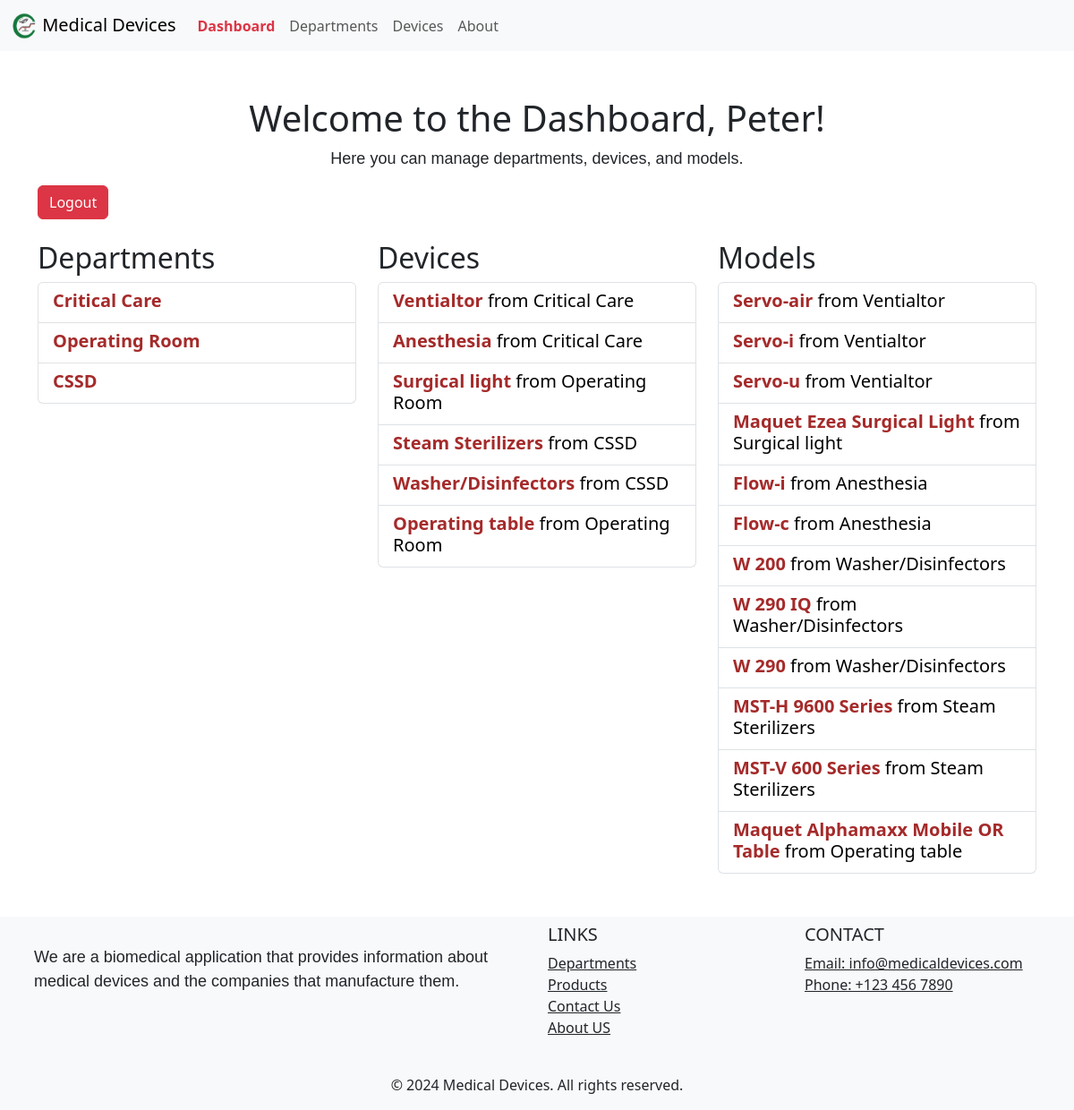
The page /dashboard (signed in) on the database its author committed.
### app.py (models this page shows, shortened)
class User(db.Model, UserMixin):
	id = db.Column(db.Integer, primary_key=True)
	user_name = db.Column(db.String(120), nullable=False, unique=True)
	password = db.Column(db.String(120), nullable=False)

class Department(db.Model):
	id = db.Column(db.Integer, primary_key=True)
	department_name = db.Column(db.String(100), nullable=False)
	description = db.Column(db.Text, nullable=False)  # New field for department description
	devices = db.relationship('Device', backref='department', lazy=True)

class Device(db.Model):
	id = db.Column(db.Integer, primary_key=True)
	device_name = db.Column(db.String(100), nullable=False)
	description = db.Column(db.Text, nullable=False)  # New field for device description
	department_id = db.Column(db.Integer, db.ForeignKey('department.id'))
	models = db.relationship('Model', backref='device', lazy=True)

class Model(db.Model):
	id = db.Column(db.Integer, primary_key=True)
	model_name = db.Column(db.String(100), nullable=False)
	description = db.Column(db.Text, nullable=False)  # New field for model description
	image_filename = db.Column(db.String(100), nullable=False, default='logo2.png')
	device_id = db.Column(db.Integer, db.ForeignKey('device.id'))

### app.py (the view)
@app.route('/dashboard')
@login_required
def dashboard():
    departments = Department.query.all()  # Fetch all departments
    devices = Device.query.all()          # Fetch all devices
    models = Model.query.all()            # Fetch all models
    return render_template('dashboard.html', departments=departments, devices=devices, models=models)

### app.py (called while the page is built)
@login_manager.user_loader
def load_user(user_id):
	return User.query.get(int(user_id))

### Templates/dashboard.html
{% extends 'layout.html' %}
{% block content %}
<div class="container mt-5">
	<h1 class="text-center">Welcome to the Dashboard, {{ current_user.user_name }}!</h1>
	<p class="text-center">Here you can manage departments, devices, and models.</p>
	<div class="text-right mb-3">
		<a href="{{ url_for('logout') }}" class="btn btn-danger">Logout</a>
	</div>
	<div class="row mt-4">
		<div class="col-md-4">
			<h2>Departments</h2>
			<ul class="list-group">
				{% for department in departments %}
				<li class="list-group-item">
					<a href="{{ url_for('show_department', id = department.id) }}" style="text-decoration: none;">
						<h5 class="mb-1"><strong style="color: brown;">{{ department.department_name }}</strong></h5>
					</a>
				</li>
				{% endfor %}
			</ul>
		</div>
		<div class="col-md-4">
			<h2>Devices</h2>
			<ul class="list-group">
				{% for device in devices %}
				<li class="list-group-item">
					<a href="{{ url_for('show_device', id = device.id) }}" style="text-decoration: none; color: black;">
						<h5 class="mb-1"><strong style="color: brown;">{{ device.device_name }} </strong> from
							{{device.department.department_name}}</h5>
					</a>
				</li>
				{% endfor %}
			</ul>
		</div>
		<div class="col-md-4">
			<h2>Models</h2>
			<ul class="list-group">
				{% for model in models %}
				<li class="list-group-item">
					<a href="{{ url_for('show_model', id = model.id) }}" style="text-decoration: none; color: black;">
						<h5 class="mb-1"><strong style="color: brown;">{{ model.model_name }}</strong> from {{
							model.device.device_name }}</h5>
					</a>
				</li>
				{% endfor %}
			</ul>
		</div>
	</div>
</div>
{% endblock %}

### static/css/styles.css (style rules this page uses)
p { font-size: 18px; font-family: 'Arial', sans-serif; }

### rows shown on the page
User: user_name "Peter"
Department: department_name "Critical Care"
Department: department_name "Operating Room"
Department: department_name "CSSD"
Device: device_name "Ventialtor", department.department_name "Critical Care"
Device: device_name "Anesthesia", department.department_name "Critical Care"
Device: device_name "Surgical light", department.department_name "Operating Room"
Device: device_name "Steam Sterilizers", department.department_name "CSSD"
Device: device_name "Washer/Disinfectors", department.department_name "CSSD"
Device: device_name "Operating table", department.department_name "Operating Room"
Model: model_name "Servo-air", device.device_name "Ventialtor"
Model: model_name "Servo-i", device.device_name "Ventialtor"
Model: model_name "Servo-u", device.device_name "Ventialtor"
Model: model_name "Maquet Ezea Surgical Light", device.device_name "Surgical light"
Model: model_name "Flow-i", device.device_name "Anesthesia"
Model: model_name "Flow-c", device.device_name "Anesthesia"
Model: model_name "W 200", device.device_name "Washer/Disinfectors"
Model: model_name "W 290 IQ", device.device_name "Washer/Disinfectors"
Model: model_name "W 290", device.device_name "Washer/Disinfectors"
Model: model_name "MST-H 9600 Series", device.device_name "Steam Sterilizers"
Model: model_name "MST-V 600 Series", device.device_name "Steam Sterilizers"
Model: model_name "Maquet Alphamaxx Mobile OR Table", device.device_name "Operating table"
